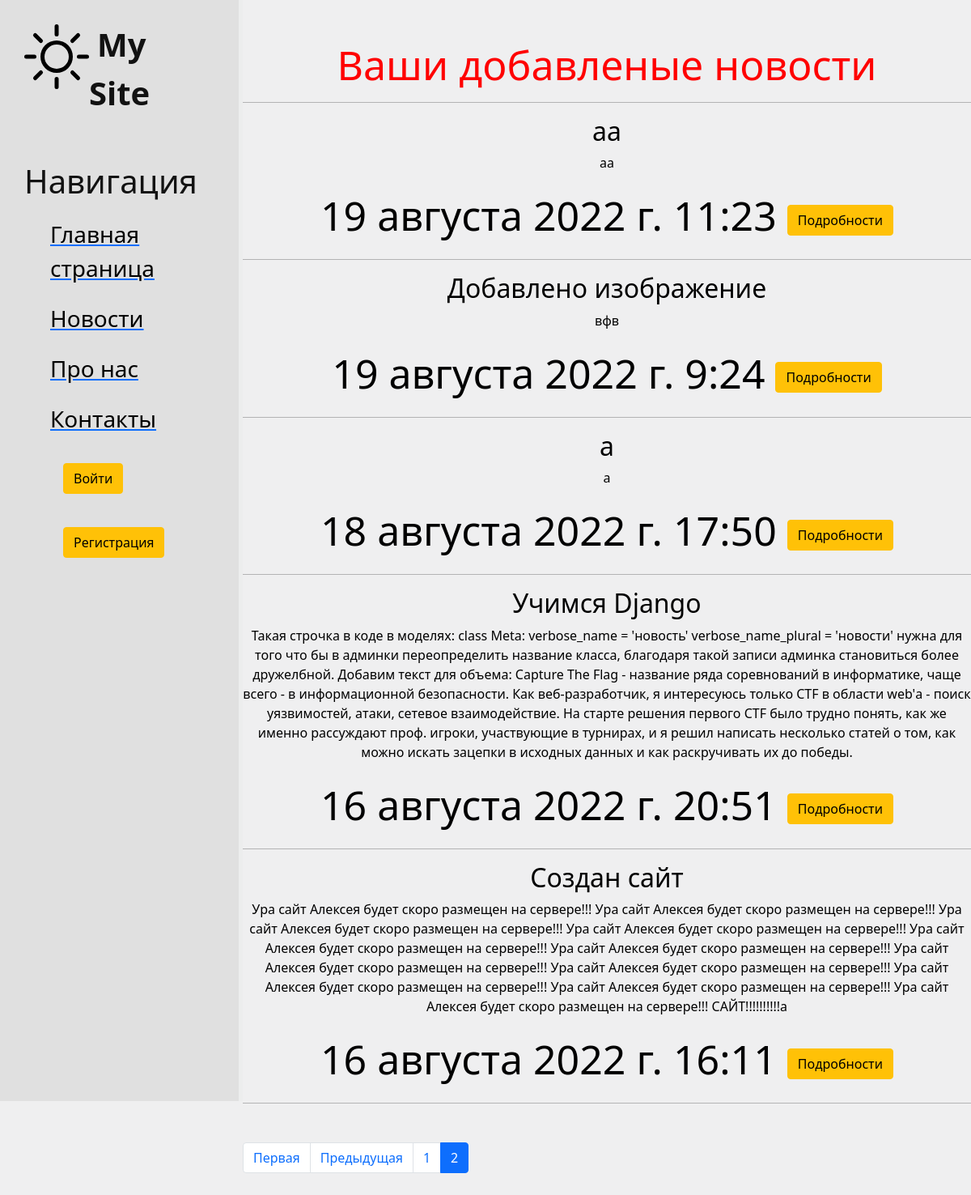
Screenshot of /?page=2 with the database file from the repository.
### news/models.py (models this page shows, shortened)
class News(models.Model):
    title = models.CharField('Название', max_length=50)
    anons = models.CharField('Анонс', max_length=255)
    text = models.TextField('Текст новости')
    author = models.ForeignKey(User, on_delete=models.CASCADE, verbose_name='Автор')
    data = models.DateTimeField(
        'Дата публикации',
        auto_now_add=True
    )
    image = models.ImageField(
        'Картинка',
        upload_to='news/',
        blank=True)
    class Meta:
        ordering = ('-data',)
        verbose_name = 'новость'
        verbose_name_plural = 'новости'

### main/views.py (the view)
# urls.py: path('', views.index, name='index'),
def index(request):
    news = News.objects.all()
    paginator = Paginator(news, 5)
    page_number = request.GET.get('page')
    page_obj = paginator.get_page(page_number)
    data = {'news_page': page_obj}
    return render(request, 'main/index.html', data)

### main/templates/main/index.html (shortened to what this page needs)
{% extends 'main/base.html' %}
{% load thumbnail %}
{% block content %}
    <dev class="features">
        <h1>Ваши добавленые новости</h1>
        <hr>
        <p>{% if news_page %}
                {% for new in news_page  %}
                    <h2>{{ new.title }}</h2>
                    <p>{{ new.text }}</p>
                    <dev class="batton-news">
                        {{ new.data }}
                        <a href="{% url 'news_detail' new.id %}"><button class="btn btn-warning">Подробности</button></a></p>
                    </dev>
                    <hr>
                {% endfor %}
        {% else %}
            <p>У вас нету записей. Добавте новости</p>
        {% endif %}
        {% include 'news/includes/paginator.html' %}
{% endblock %}

### main/templates/main/base.html (shortened to what this page needs)
{% load static %}
<!DOCTYPE html>
<html lang="ru">
<head>
    <link rel="stylesheet" href="{% static 'main/css/bootstrap.min.css' %}">
    <link rel="stylesheet" href="{% static 'main/css/main.css' %}">
    <link rel="stylesheet" href="https://use.fontawesome.com/releases/v5.8.2/css/all.css">
</head>
<body>
<aside>
    <img src="{% static 'main/img/brightness-high.svg' %}">
    <span class="logo">My Site</span>
    <h3> Навигация </h3>
    <ul>
        <a href="{% url 'index' %}">
            <li>Главная страница</li>
        </a>
        <a href="{% url 'my_news' %}">
            <li>Новости</li>
        </a>
        <a href="{% url 'about' %}">
            <li>Про нас</li>
        </a>
        <a href="">
            <li>Контакты</li>
        </a>
         {% with request.resolver_match.view_name as view_name %}
             {% if request.user.is_authenticated %}
                <a href="{% url 'create' %}">
                    <li><button class="btn btn-warning">Добавить новость</button></li>
                </a>
               <a href="{% url 'users:logout' %}">
                    <li><button class="btn btn-warning">Выйти</button></li>
               </a>
                <li>
                    <br><p> Пользователь: {{ user.first_name }}</p>
                </li>
                {% else %}
               <a class="nav-link {% if view_name  == 'users:login' %}active{% endif %}"
                  href="{% url 'users:login' %}">
                   <li><button class="btn btn-warning">Войти</button></li>
               </a>
               <a class="nav-link {% if view_name  == 'users:signup' %}active{% endif %}"
                  href="{% url 'users:signup' %}">
                   <li><button class="btn btn-warning">Регистрация</button></li>
               </a>
                {% endif %}
           </ul>
        {% endwith %}
</aside>
<main>
    {% block content %}
    {% endblock %}
</main>
</body>
</html>

### news/templates/news/includes/paginator.html (shortened to what this page needs)
{% if news_page.has_other_pages %}
<nav aria-label="Page navigation" class="my-5">
  <ul class="pagination">
    {% if news_page.has_previous %}
      <li class="page-item"><a class="page-link" href="?page=1">Первая</a></li>
      <li class="page-item">
        <a class="page-link" href="?page={{ page_obj.previous_page_number }}">
          Предыдущая
        </a>
      </li>
    {% endif %}
    {% for i in news_page.paginator.page_range %}
        {% if news_page.number == i %}
          <li class="page-item active">
            <span class="page-link">{{ i }}</span>
          </li>
        {% else %}
          <li class="page-item">
            <a class="page-link" href="?page={{ i }}">{{ i }}</a>
          </li>
        {% endif %}
    {% endfor %}
  </ul>
</nav>
{% endif %}

### main/static/main/css/main.css (style rules this page uses)
body { background: #EFEFF0; }
aside { float: left; background: #E0E0E0; width: 25%; padding: 2.5%; height: 170vh; color: #121212; border-right: 5px solid #ECEDED; }
aside img { width: 80px; float: left; }
aside .logo { font-size: 40px; margin-left: 10px; font-weight: bold; position: relative; top: -5px; }
aside h3 { margin-top: 50px; font-size: 40px; }
aside ul li { color: #000000; font-size: 28px; display: block; margin-top: 20px; }
main .features { float: left; color: #000000; margin-top: 50px; text-align: center; width: 75%; }
main .features h1 { font-size: 50px; color: red; text-align: center; }
main .batton-news { font-size: 50px; text-align: right; }

### rows the page displays
News: title "aa", text "aa", data "19 августа 2022 г. 11:23"
News: title "Добавлено изображение", text "вфв", data "19 августа 2022 г. 9:24"
News: title "a", text "a", data "18 августа 2022 г. 17:50"
News: title "Учимся Django", text "Такая строчка в коде в моделях: class Meta: verbose_name = 'новость' verbose_name_plural = 'новости' нужна для того что бы в админки переопределить название класса, благодаря такой записи админка становиться более дружелбной. Добавим текст для объема: Capture The Flag - название ряда соревнований в информатике, чаще всего - в информационной безопасности. Как веб-разработчик, я интересуюсь только CTF в области web'а - поиск уязвимостей, атаки, сетевое взаимодействие. На старте решения первого CTF было трудно понять, как же именно рассуждают проф. игроки, участвующие в турнирах, и я решил написать несколько статей о том, как можно искать зацепки в исходных данных и как раскручивать их до…", data "16 августа 2022 г. 20:51"
News: title "Создан сайт", text "Ура сайт Алексея будет скоро размещен на сервере!!! Ура сайт Алексея будет скоро размещен на сервере!!! Ура сайт Алексея будет скоро размещен на сервере!!! Ура сайт Алексея будет скоро размещен на сервере!!! Ура сайт Алексея будет скоро размещен на сервере!!! Ура сайт Алексея будет скоро размещен на сервере!!! Ура сайт Алексея будет скоро размещен на сервере!!! Ура сайт Алексея будет скоро размещен на сервере!!! Ура сайт Алексея будет скоро размещен на сервере!!! Ура сайт Алексея будет скоро размещен на сервере!!! Ура сайт Алексея будет скоро размещен на сервере!!! САЙТ!!!!!!!!!!a", data "16 августа 2022 г. 16:11"

### other values shown
{{ i }} "1"
{{ i }} "2"
